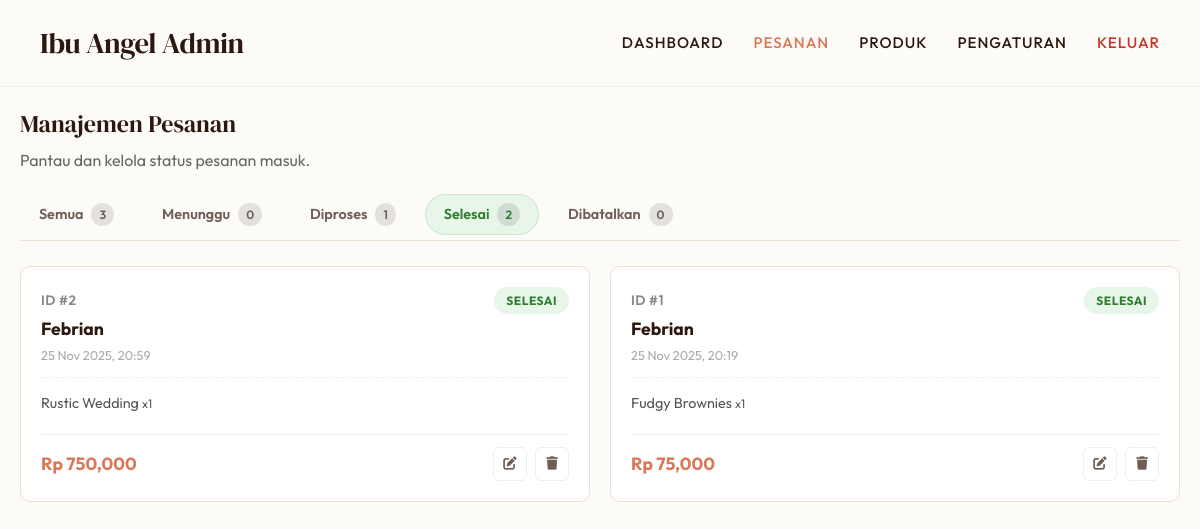
The page /admin/orders.php?status=completed (signed in) on the database its author committed.
### tables this page shows
CREATE TABLE `orders` (
  `id` int NOT NULL,
  `customer_name` varchar(100) NOT NULL,
  `items` text NOT NULL,
  `total_price` decimal(10,2) NOT NULL,
  `status` enum('pending','processed','completed','cancelled') DEFAULT 'pending',
  `created_at` timestamp NULL DEFAULT CURRENT_TIMESTAMP
);

### admin/orders.php (the view, shortened to what this page needs)
<?php
require_once __DIR__ . '/../app/db.php';
$page = isset($_GET['page']) ? (int)$_GET['page'] : 1;
$limit = 10;
$offset = ($page - 1) * $limit;
$status_filter = isset($_GET['status']) ? $_GET['status'] : 'all';
$sql_base = "FROM orders";
$params = [];
if ($status_filter !== 'all') {
    $sql_base .= " WHERE status = ?";
    $params[] = $status_filter;
}
$sql_final = "SELECT * " . $sql_base . " ORDER BY created_at DESC LIMIT $limit OFFSET $offset";
$stmt = $pdo->prepare($sql_final);
$stmt->execute($params);
$orders = $stmt->fetchAll();
function countStatus($pdo, $status) {
    return $pdo->query("SELECT COUNT(*) FROM orders WHERE status = '$status'")->fetchColumn();
}
$cnt_pending = countStatus($pdo, 'pending');
$cnt_processed = countStatus($pdo, 'processed');
$cnt_completed = countStatus($pdo, 'completed');
$cnt_cancelled = countStatus($pdo, 'cancelled');
$cnt_all = $pdo->query("SELECT COUNT(*) FROM orders")->fetchColumn();
?>
<!DOCTYPE html>
<html lang="id">
<head>
    <link rel="stylesheet" href="../style.css">
    <link rel="stylesheet" href="https://cdnjs.cloudflare.com/ajax/libs/font-awesome/6.0.0/css/all.min.css">
</head>
<body>
<nav class="navbar">
    <a href="dashboard.php" class="logo">Ibu Angel Admin</a>
    <div class="nav-links">
        <a href="dashboard.php">Dashboard</a>
        <a href="orders.php" style="color: var(--accent);">Pesanan</a>
        <a href="products.php">Produk</a>
        <a href="settings.php">Pengaturan</a>
        <a href="logout.php" style="color: #C0392B;">Keluar</a>
    </div>
</nav>
<div class="container">
    <div class="reveal active">
        <h2 style="margin-bottom: 5px;">Manajemen Pesanan</h2>
        <p style="color: #666; margin-bottom: 20px;">Pantau dan kelola status pesanan masuk.</p>
    </div>
    <div class="status-tabs reveal">
        <a href="?status=all" class="tab-link <?= $status_filter == 'all' ? 'active' : '' ?>" data-status="all">
            Semua <span class="counter-badge"><?= $cnt_all ?></span>
        </a>
        <a href="?status=pending" class="tab-link <?= $status_filter == 'pending' ? 'active' : '' ?>" data-status="pending">
            Menunggu <span class="counter-badge"><?= $cnt_pending ?></span>
        </a>
        <a href="?status=processed" class="tab-link <?= $status_filter == 'processed' ? 'active' : '' ?>" data-status="processed">
            Diproses <span class="counter-badge"><?= $cnt_processed ?></span>
        </a>
        <a href="?status=completed" class="tab-link <?= $status_filter == 'completed' ? 'active' : '' ?>" data-status="completed">
            Selesai <span class="counter-badge"><?= $cnt_completed ?></span>
        </a>
        <a href="?status=cancelled" class="tab-link <?= $status_filter == 'cancelled' ? 'active' : '' ?>" data-status="cancelled">
            Dibatalkan <span class="counter-badge"><?= $cnt_cancelled ?></span>
        </a>
    </div>
    <div class="order-grid">
        <?php foreach ($orders as $o): ?>
            <?php
                $items = json_decode($o['items'], true);
                $status_labels = ['pending'=>'Menunggu', 'processed'=>'Diproses', 'completed'=>'Selesai', 'cancelled'=>'Dibatalkan'];
                $label = $status_labels[$o['status']] ?? $o['status'];
            ?>
            <div class="order-card reveal">
                <div class="card-header">
                    <div>
                        <span class="order-id">ID #<?= $o['id'] ?></span>
                        <span class="cust-name"><?= htmlspecialchars($o['customer_name']) ?></span>
                        <span class="order-date"><?= date('d M Y, H:i', strtotime($o['created_at'])) ?></span>
                    </div>
                    <span class="badge <?= $o['status'] ?>"><?= $label ?></span>
                </div>
                <div class="card-items">
                    <?php $countItem = 0; ?>
                    <?php foreach ($items as $item): ?>
                        <?php if($countItem < 3):  ?>
                            <div class="item-row">
                                <span><?= htmlspecialchars($item['name']) ?> <small class="text-muted">x<?= $item['qty'] ?></small></span>
                            </div>
                        <?php endif; $countItem++; ?>
                    <?php endforeach; ?>
                </div>
                <div class="card-footer">
                    <div class="total-price">Rp <?= number_format($o['total_price']) ?></div>
                    <div class="action-group">
                        <button class="btn-icon" title="Ubah Status" onclick="openStatusModal(<?= $o['id'] ?>, '<?= $o['status'] ?>')">
                            <i class="fas fa-edit"></i>
                        </button>
                        <form method="POST" onsubmit="return confirm('Hapus permanen?');" style="margin:0;">
                            <button type="submit" class="btn-icon delete" title="Hapus">
                                <i class="fas fa-trash"></i>
                            </button>
                        </form>
                    </div>
                </div>
            </div>
        <?php endforeach; ?>
    </div>
</div>
</body>
</html>

### style.css (style rules this page uses)
:root { --bg-cream: #FDFBF7; --bg-card: #FFFFFF; --text-dark: #2C1810; --text-light: #6D5D55; --accent: #D97757; --accent-dark: #B05538; --line-color: #ECE0D1; --font-heading: 'DM Serif Display', serif; --font-body: 'Outfit', sans-serif; }
* { box-sizing: border-box; margin: 0; padding: 0; }
html { scroll-behavior: smooth; }
body { background-color: var(--bg-cream); color: var(--text-dark); font-family: var(--font-body); line-height: 1.6; overflow-x: hidden; }
h1, h2, h3, h4 { font-family: var(--font-heading); font-weight: 400; color: var(--text-dark); }
.reveal { opacity: 0; transform: translateY(40px); transition: all 1s cubic-bezier(0.165, 0.84, 0.44, 1); }
.reveal.active { opacity: 1; transform: translateY(0); }
.navbar { position: fixed; top: 0; left: 0; right: 0; background: rgba(253, 251, 247, 0.9); backdrop-filter: blur(12px); -webkit-backdrop-filter: blur(12px); padding: 20px 40px; z-index: 1000; display: flex; justify-content: space-between; align-items: center; border-bottom: 1px solid rgba(44, 24, 16, 0.05); transition: padding 0.3s ease; }
.logo { font-family: var(--font-heading); font-size: 1.8rem; color: var(--text-dark); text-decoration: none; letter-spacing: -0.5px; }
.nav-links { list-style: none; display: flex; gap: 30px; align-items: center; }
.nav-links a { text-decoration: none; color: var(--text-dark); font-weight: 500; font-size: 0.95rem; text-transform: uppercase; letter-spacing: 1px; position: relative; transition: color 0.3s; }
.nav-links a::after { content: ''; position: absolute; bottom: -5px; left: 0; width: 0; height: 1px; background: var(--accent); transition: width 0.3s ease; }

### admin/orders.php (style rules this page uses)
body { padding-top: 85px; background-color: var(--bg-cream); }
.container { max-width: 1200px; margin: 0 auto; padding: 20px; }
.status-tabs { display: flex; gap: 10px; margin-bottom: 25px; overflow-x: auto; padding-bottom: 5px; border-bottom: 1px solid var(--line-color); }
.tab-link { text-decoration: none; padding: 8px 18px; border-radius: 30px; font-size: 0.9rem; font-weight: 600; color: var(--text-light); transition: 0.3s; white-space: nowrap; display: flex; align-items: center; gap: 8px; border: 1px solid transparent; }
.tab-link.active[data-status="completed"] { background: #E8F5E9; color: #2E7D32; border-color: #C8E6C9; }
.counter-badge { background: rgba(0,0,0,0.1); font-size: 0.75rem; padding: 2px 8px; border-radius: 12px; }
.order-grid { display: grid; grid-template-columns: 1fr 1fr; gap: 20px; }
.order-card { background: white; border: 1px solid var(--line-color); border-radius: 10px; padding: 20px; display: flex; flex-direction: column; gap: 15px; transition: transform 0.2s, box-shadow 0.2s; position: relative; overflow: hidden; }
.card-header { display: flex; justify-content: space-between; align-items: flex-start; border-bottom: 1px dashed #eee; padding-bottom: 12px; }
.order-id { font-size: 0.85rem; color: #888; font-weight: 600; letter-spacing: 0.5px; }
.cust-name { font-size: 1.1rem; font-weight: 700; color: var(--text-dark); margin-top: 2px; display: block; }
.order-date { font-size: 0.8rem; color: #aaa; margin-top: 2px; display: block; }
.card-items { flex-grow: 1; font-size: 0.9rem; color: #555; line-height: 1.5; }
.item-row { display: flex; justify-content: space-between; margin-bottom: 4px; }
.card-footer { display: flex; justify-content: space-between; align-items: center; margin-top: auto; padding-top: 12px; border-top: 1px solid #eee; }
.total-price { font-size: 1.1rem; font-weight: 700; color: var(--accent); }
.action-group { display: flex; gap: 8px; }
.btn-icon { width: 34px; height: 34px; border-radius: 6px; border: 1px solid #eee; background: #fff; color: var(--text-light); cursor: pointer; transition: 0.2s; display: flex; align-items: center; justify-content: center; }
.badge { padding: 4px 12px; border-radius: 20px; font-size: 0.75rem; font-weight: 700; text-transform: uppercase; letter-spacing: 0.5px; }
.badge.completed { background: #E8F5E9; color: #2E7D32; }

### rows shown on the page
orders: id "2", customer_name "Febrian", created_at "25 Nov 2025, 20:59", status "SELESAI", name "Rustic Wedding", qty "1", total_price "750,000"
orders: id "1", customer_name "Febrian", created_at "25 Nov 2025, 20:19", status "SELESAI", name "Fudgy Brownies", qty "1", total_price "75,000"

### other values the page prints
$cnt_all "3"
$cnt_pending "0"
$cnt_processed "1"
$cnt_completed "2"
$cnt_cancelled "0"
